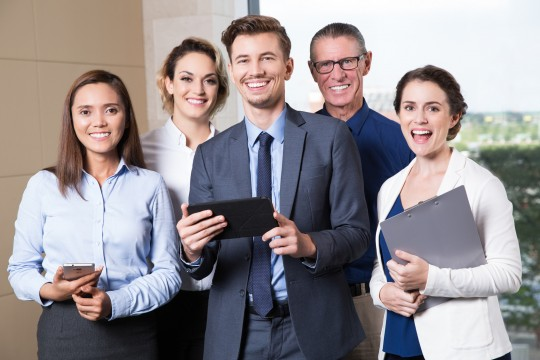
#> input picture proyecto2-tendencias/reconocimiento-facial/imagenes/input/im1.jpg, 540 x 360 px
$ python -i extractor_rostros.py   (imports and definitions only)
#> lines starting #> are read from the running program, lines starting #| are printed output that depends on the picture
import cv2
import os
import tkinter as tk
from tkinter import filedialog
from tkinter import messagebox

# Función para cargar una imagen y mostrar los rostros encontrados
def mostrar_rostros(image_path):
    # Verificar si la ruta es válida y si la imagen existe
#> called with image_path = 'input/im1.jpg'
    if os.path.exists(image_path) and os.path.isfile(image_path):
        # Cargar la imagen
        image = cv2.imread(image_path)
#> image is the input picture: shape (360, 540, 3); mean B, G, R 145, 141.8, 148.5
        # Detectar rostros en la imagen
        faces = faceClassif.detectMultiScale(image, 1.1, 5)
#> faces = [[166, 56, 61, 61], [389, 83, 64, 64], [223, 34, 64, 64], [306, 38, 63, 63], [66, 85, 64, 64]]
        # Si se detectan rostros, mostrar cada rostro en una ventana emergente
        if len(faces) > 0:
            for i, (x, y, w, h) in enumerate(faces):
                # Recortar el rostro de la imagen original
                face = image[y:y + h, x:x + w]
                # Redimensionar el rostro a 150x150 píxeles
                face = cv2.resize(face, (150, 150))
                # Convertir la imagen de OpenCV a formato compatible con Tkinter
                face_rgb = cv2.cvtColor(face, cv2.COLOR_BGR2RGB)
                # Convertir la imagen a un objeto PhotoImage de Tkinter
                face_tk = tk.PhotoImage(data=cv2.imencode('.png', face_rgb)[1].tobytes())
                # Crear una ventana para mostrar el rostro y solicitar el nombre
                select_name_window = tk.Toplevel(root)
                select_name_window.title("Seleccionar nombre del rostro {}".format(i+1))
                # Mostrar la imagen en la ventana
                label = tk.Label(select_name_window, image=face_tk)
                label.image = face_tk
                label.pack(padx=5, pady=5)
                # Variable de control para el nombre del rostro
                name_var = tk.StringVar()
                # Solicitar al usuario que ingrese un nombre para el rostro
                name_label = tk.Label(select_name_window, text="Ingrese el nombre del rostro:")
                name_label.pack(padx=5, pady=5)
                name_entry = tk.Entry(select_name_window, textvariable=name_var)
                name_entry.pack(padx=5, pady=5)
                # Función para guardar el rostro con el nombre ingresado
                def save_face():
                    name = name_var.get()
                    if name:
                        # Guardar el rostro recortado en la carpeta "rostros"
                        cv2.imwrite(os.path.join("rostros", name + ".jpg"), face)
                        # Cerrar la ventana después de guardar
                        select_name_window.destroy()
                    else:
                        messagebox.showerror("Error", "Por favor, ingrese un nombre para el rostro.")
                save_button = tk.Button(select_name_window, text="Guardar", command=save_face)
                save_button.pack(padx=5, pady=5)
                # Esperar hasta que el usuario cierre la ventana antes de continuar con el siguiente rostro
                select_name_window.wait_window()
#> this loop made 1 pass
#> pass 1, in mostrar_rostros, `face = image[y:y + h, x:x + w]`:
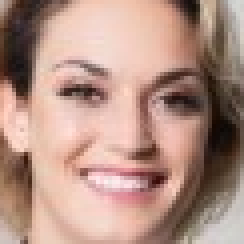
#> face: shape (61, 61, 3) (shown 4 times larger); mean B, G, R 132.1, 144.7, 178.5
#> pass 1, in mostrar_rostros, `face = cv2.resize(face, (150, 150))`:
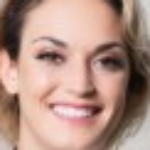
#> face: shape (150, 150, 3); mean B, G, R 132, 144.6, 178.4
        else:
            print("No se detectaron rostros en la imagen.")
    else:
        print("La ruta de la imagen no es válida o la imagen no existe.")

# Función para cargar una imagen desde el sistema de archivos
def cargar_imagen():
    file_path = filedialog.askopenfilename()
    if file_path:
        # Llamar a la función mostrar_rostros() con la imagen seleccionada
        mostrar_rostros(file_path)

# Inicializar el clasificador de Haar para la detección facial
faceClassif = cv2.CascadeClassifier(cv2.data.haarcascades + "haarcascade_frontalface_default.xml")

# Crear la ventana principal de la aplicación
# [2 lines not run here, left out]

# Botón para cargar una imagen desde el sistema de archivos
# [1 line that did not run here, left out]
# [4 lines not run here, left out]

#> (the run stopped early here; a loop or call above may not have finished)

$ run again, on proyecto2-tendencias/reconocimiento-facial/imagenes/input/im2.jpg
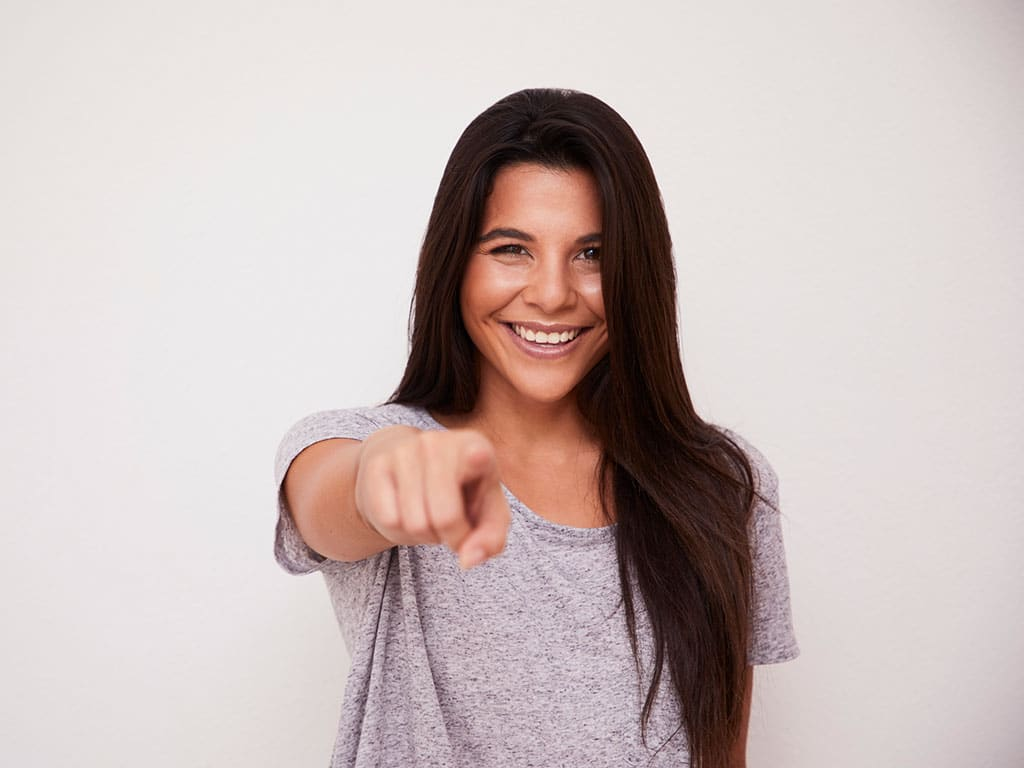
#> input picture proyecto2-tendencias/reconocimiento-facial/imagenes/input/im2.jpg, 1024 x 768 px
#> in mostrar_rostros, image is the input picture: shape (768, 1024, 3); mean B, G, R 186, 187.9, 201.5
#> faces = [[451, 181, 186, 186]]
#> the loop in mostrar_rostros, `for i, (x, y, w, h) in enumerate(faces):` made 1 pass
#> pass 1, in mostrar_rostros, `face = image[y:y + h, x:x + w]`:
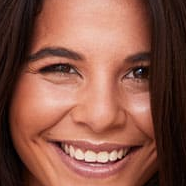
#> face: shape (186, 186, 3); mean B, G, R 71.7, 86.4, 137.1
